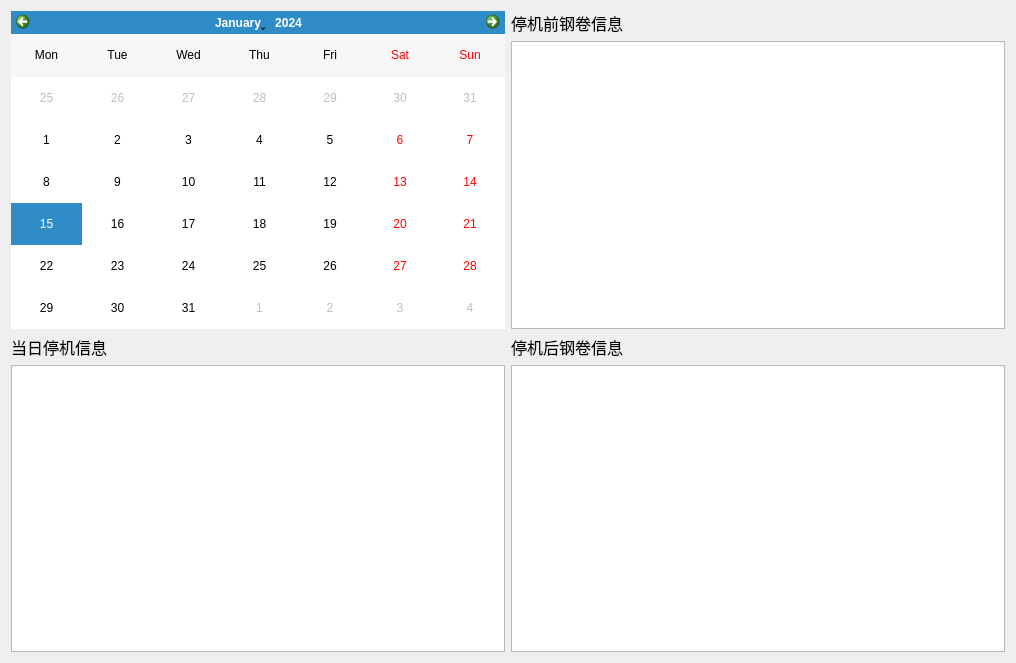
<?xml version="1.0" encoding="UTF-8"?>
<ui version="4.0">
 <class>StopRollSearch</class>
 <widget class="QWidget" name="StopRollSearch">
  <property name="geometry">
   <rect>
    <x>0</x>
    <y>0</y>
    <width>1016</width>
    <height>663</height>
   </rect>
  </property>
  <property name="cursor">
   <cursorShape>ArrowCursor</cursorShape>
  </property>
  <property name="windowTitle">
   <string>停机前后钢卷查询</string>
  </property>
  <property name="windowIcon">
   <iconset resource="../../qtResource/resource.qrc">
    <normaloff>:/icons/icons/查询.png</normaloff>:/icons/icons/查询.png</iconset>
  </property>
  <layout class="QVBoxLayout" name="verticalLayout">
   <item>
    <layout class="QGridLayout" name="gridLayout_2" rowstretch="0,0" columnstretch="3,3" rowminimumheight="0,0" columnminimumwidth="0,0">
     <item row="0" column="0" rowspan="2">
      <widget class="QCalendarWidget" name="calendarWidget">
       <property name="sizePolicy">
        <sizepolicy hsizetype="Preferred" vsizetype="Expanding">
         <horstretch>0</horstretch>
         <verstretch>0</verstretch>
        </sizepolicy>
       </property>
       <property name="verticalHeaderFormat">
        <enum>QCalendarWidget::NoVerticalHeader</enum>
       </property>
      </widget>
     </item>
     <item row="0" column="1">
      <widget class="QLabel" name="label_1">
       <property name="sizePolicy">
        <sizepolicy hsizetype="Preferred" vsizetype="Fixed">
         <horstretch>0</horstretch>
         <verstretch>0</verstretch>
        </sizepolicy>
       </property>
       <property name="font">
        <font>
         <family>黑体</family>
         <pointsize>12</pointsize>
         <kerning>true</kerning>
        </font>
       </property>
       <property name="text">
        <string>停机前钢卷信息</string>
       </property>
      </widget>
     </item>
     <item row="1" column="1">
      <widget class="QTableWidget" name="tableWidget_2"/>
     </item>
    </layout>
   </item>
   <item>
    <layout class="QGridLayout" name="gridLayout" columnstretch="3,3">
     <item row="0" column="0">
      <widget class="QLabel" name="label_3">
       <property name="sizePolicy">
        <sizepolicy hsizetype="Preferred" vsizetype="Fixed">
         <horstretch>0</horstretch>
         <verstretch>0</verstretch>
        </sizepolicy>
       </property>
       <property name="font">
        <font>
         <family>黑体</family>
         <pointsize>12</pointsize>
         <kerning>true</kerning>
        </font>
       </property>
       <property name="text">
        <string>当日停机信息</string>
       </property>
      </widget>
     </item>
     <item row="0" column="1">
      <widget class="QLabel" name="label_2">
       <property name="sizePolicy">
        <sizepolicy hsizetype="Preferred" vsizetype="Fixed">
         <horstretch>0</horstretch>
         <verstretch>0</verstretch>
        </sizepolicy>
       </property>
       <property name="font">
        <font>
         <family>黑体</family>
         <pointsize>12</pointsize>
         <kerning>true</kerning>
        </font>
       </property>
       <property name="text">
        <string>停机后钢卷信息</string>
       </property>
      </widget>
     </item>
     <item row="1" column="0">
      <widget class="QTableWidget" name="tableWidget">
       <property name="sizePolicy">
        <sizepolicy hsizetype="Preferred" vsizetype="Expanding">
         <horstretch>0</horstretch>
         <verstretch>0</verstretch>
        </sizepolicy>
       </property>
       <property name="cursor" stdset="0">
        <cursorShape>ArrowCursor</cursorShape>
       </property>
      </widget>
     </item>
     <item row="1" column="1">
      <widget class="QTableWidget" name="tableWidget_3"/>
     </item>
    </layout>
   </item>
  </layout>
 </widget>
 <resources>
  <include location="../../qtResource/resource.qrc"/>
 </resources>
 <connections/>
</ui>
